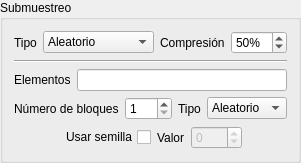
       <widget class="QGroupBox" name="samplingGroupBox">
        <property name="title">
         <string>Submuestreo</string>
        </property>
        <layout class="QVBoxLayout" name="samplingGroupBoxVLayout">
         <item>
          <layout class="QHBoxLayout" name="samplingHLayout" stretch="0,4,0,2">
           <item>
            <widget class="QLabel" name="samplingTypeLabel">
             <property name="text">
              <string>Tipo</string>
             </property>
            </widget>
           </item>
           <item>
            <widget class="QComboBox" name="samplingTypeComboBox">
             <item>
              <property name="text">
               <string>Aleatorio</string>
              </property>
             </item>
             <item>
              <property name="text">
               <string>Uniforme</string>
              </property>
             </item>
             <item>
              <property name="text">
               <string>Jitter</string>
              </property>
             </item>
             <item>
              <property name="text">
               <string>Lista</string>
              </property>
             </item>
            </widget>
           </item>
           <item>
            <widget class="QLabel" name="compressLabel">
             <property name="text">
              <string>Compresión</string>
             </property>
            </widget>
           </item>
           <item>
            <widget class="QSpinBox" name="compressSpinBox">
             <property name="suffix">
              <string>%</string>
             </property>
             <property name="prefix">
              <string/>
             </property>
             <property name="minimum">
              <number>1</number>
             </property>
             <property name="maximum">
              <number>99</number>
             </property>
             <property name="value">
              <number>50</number>
             </property>
            </widget>
           </item>
          </layout>
         </item>
         <item>
          <widget class="Line" name="samplingHLine">
           <property name="orientation">
            <enum>Qt::Horizontal</enum>
           </property>
          </widget>
         </item>
         <item>
          <layout class="QHBoxLayout" name="elementHLayout">
           <item>
            <widget class="QLabel" name="elementLabel">
             <property name="text">
              <string>Elementos</string>
             </property>
            </widget>
           </item>
           <item>
            <widget class="QLineEdit" name="elementLineEdit"/>
           </item>
          </layout>
         </item>
         <item>
          <layout class="QHBoxLayout" name="jitterHLayout" stretch="0,0,0,1">
           <item>
            <widget class="QLabel" name="jitterBlockLabel">
             <property name="text">
              <string>Número de bloques</string>
             </property>
            </widget>
           </item>
           <item>
            <widget class="QSpinBox" name="jitterBlockSpinBox">
             <property name="suffix">
              <string/>
             </property>
             <property name="prefix">
              <string/>
             </property>
             <property name="minimum">
              <number>1</number>
             </property>
             <property name="maximum">
              <number>999</number>
             </property>
            </widget>
           </item>
           <item>
            <widget class="QLabel" name="jitterTypeLabel">
             <property name="layoutDirection">
              <enum>Qt::LeftToRight</enum>
             </property>
             <property name="text">
              <string>Tipo</string>
             </property>
             <property name="wordWrap">
              <bool>false</bool>
             </property>
            </widget>
           </item>
           <item>
            <widget class="QComboBox" name="jitterComboBox">
             <item>
              <property name="text">
               <string>Aleatorio</string>
              </property>
             </item>
             <item>
              <property name="text">
               <string>Uniforme</string>
              </property>
             </item>
            </widget>
           </item>
          </layout>
         </item>
         <item>
          <layout class="QHBoxLayout" name="sdHLayout">
           <item>
            <spacer name="seedHSpacer1">
             <property name="orientation">
              <enum>Qt::Horizontal</enum>
             </property>
             <property name="sizeHint" stdset="0">
              <size>
               <width>40</width>
               <height>20</height>
              </size>
             </property>
            </spacer>
           </item>
           <item>
            <layout class="QHBoxLayout" name="seedHLayout">
             <item>
              <widget class="QCheckBox" name="seedCheckBox">
               <property name="layoutDirection">
                <enum>Qt::RightToLeft</enum>
               </property>
               <property name="text">
                <string>Usar semilla</string>
               </property>
              </widget>
             </item>
             <item>
              <widget class="QLabel" name="seedLabel">
               <property name="text">
                <string>Valor</string>
               </property>
              </widget>
             </item>
             <item>
              <widget class="QSpinBox" name="seedSpinBox">
               <property name="enabled">
                <bool>false</bool>
               </property>
               <property name="suffix">
                <string/>
               </property>
               <property name="prefix">
                <string/>
               </property>
               <property name="minimum">
                <number>-999</number>
               </property>
               <property name="maximum">
                <number>999</number>
               </property>
              </widget>
             </item>
            </layout>
           </item>
           <item>
            <spacer name="seedHSpacer2">
             <property name="orientation">
              <enum>Qt::Horizontal</enum>
             </property>
             <property name="sizeHint" stdset="0">
              <size>
               <width>40</width>
               <height>20</height>
              </size>
             </property>
            </spacer>
           </item>
          </layout>
         </item>
        </layout>
       </widget>
